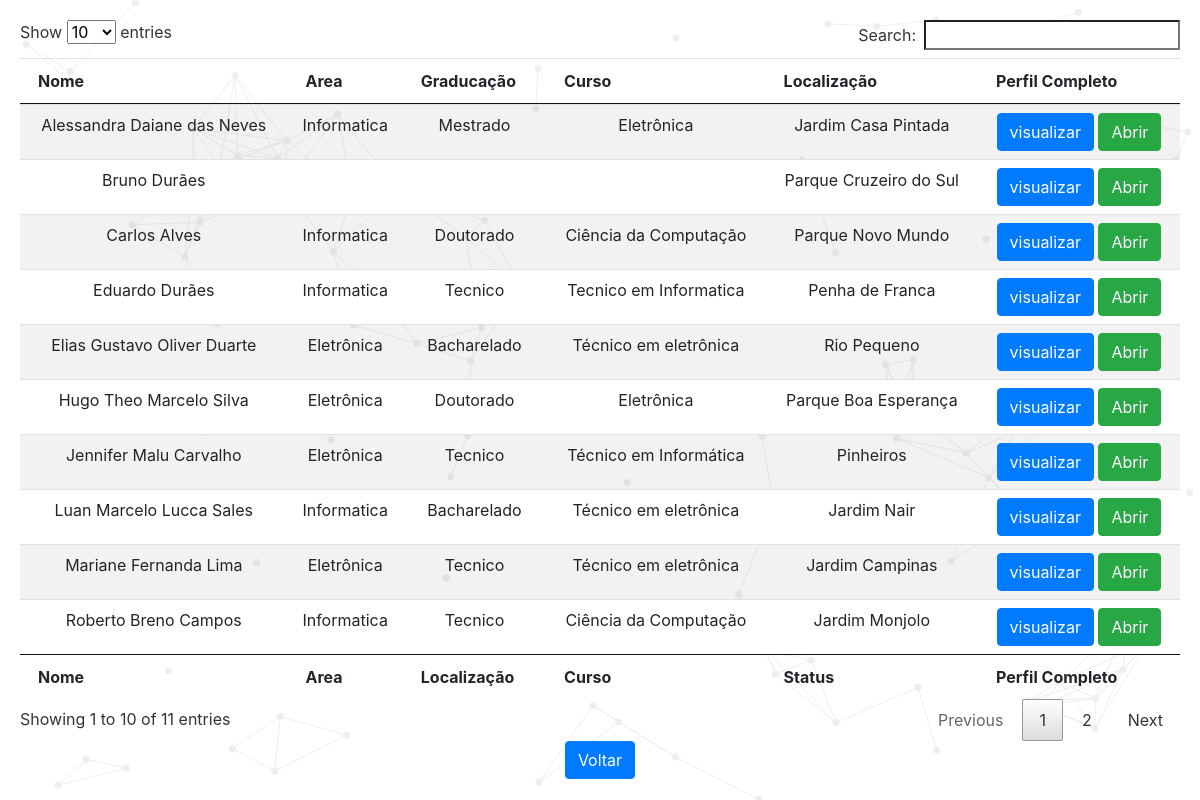
The page /HTML/Pesquisa.php (signed in) on the database its author committed.
### tables this page shows
CREATE TABLE `tb_usuario` (
  `ID_Usuario` int(11) NOT NULL,
  `IMG_Usuario` varchar(30) DEFAULT NULL,
  `name` varchar(255) NOT NULL,
  `DS_Email` varchar(155) NOT NULL,
  `DT_Nascimento` varchar(20) NOT NULL,
  `SEXO` varchar(20) NOT NULL,
  `CPF` varchar(20) NOT NULL,
  `TEL1` varchar(20) NOT NULL,
  `TEL2` varchar(20) NOT NULL,
  `CEP` varchar(10) NOT NULL,
  `address` varchar(155) NOT NULL,
  `Complemento` varchar(155) DEFAULT NULL,
  `DS_Bairro` varchar(155) NOT NULL,
  `DS_Cidade` varchar(155) NOT NULL,
  `DS_Area` varchar(30) DEFAULT NULL,
  `DS_Formacao` varchar(40) DEFAULT NULL,
  `Curso` varchar(155) DEFAULT NULL,
  `Status` varchar(15) DEFAULT NULL,
  `DS_Insitiuicao` varchar(155) DEFAULT NULL,
  `DT_Conclusao` varchar(10) DEFAULT NULL,
  `Disponibilidade` varchar(20) DEFAULT NULL,
  `OBS` varchar(300) DEFAULT NULL,
  `Username` varchar(20) NOT NULL,
  `Senha` varchar(20) NOT NULL,
  `type` varchar(20) NOT NULL,
  `lat` float(10,6) DEFAULT NULL,
  `lng` float(10,6) DEFAULT NULL
);

### HTML/Pesquisa.php (the view, shortened to what this page needs)
<?php
	$servername = "localhost";
	$username = "SistemaTH";
	$password = "14042015";
	$dbname = "SistemaTH";
	$conn = mysqli_connect($servername, $username, $password, $dbname);
	$result_prestadores = "SELECT * FROM TB_Usuario where type='Prestador'";
	$resultadado_prestadores = mysqli_query($conn, $result_prestadores);
?>
<!DOCTYPE html>
<html lang="pt-br">
	<head>
		<link href="CSS/bootstrap.min.css"  rel="stylesheet" type="text/css"/>
		<link rel="stylesheet" href="CSS/jquery.dataTables.min.css">
		<link rel="stylesheet" href="CSS/bootstrap.min.css" type="text/css" />
		<link rel="stylesheet" type="text/css" href="CSS/StylePages.css"/>
	</head>
	<div id="all" align="center" style="margin-left: 20px; margin-right: 20px; margin-top: 20px;" >
		<body>
			<table class="table table-bordred table-striped" id="listar-usuario" class="display" style="width:100%">
				<thead class="">
						<tr>
						<th >Nome</th>
						<th >Area</th>
						<th >Graducação</th>
						<th >Curso</th>
						<th >Localização</th>
						<th >Perfil Completo</th>
					</tr>
				</thead>
				<tbody>
					<?php while($rows_Prestadores = mysqli_fetch_assoc($resultadado_prestadores)){ ?>
						<tr>
							<td align="center"><?php echo $rows_Prestadores['name']; ?></td>
							<td align="center"><?php echo $rows_Prestadores['DS_Area']; ?></td>
							<td align="center"><?php echo $rows_Prestadores['DS_Formacao']; ?></td>
							<td align="center"><?php echo $rows_Prestadores['Curso']; ?></td>
							<td align="center"><?php echo $rows_Prestadores['DS_Bairro']; ?></td>
							<td align="center">
								<button type="button" class="btn btn-xs btn-primary" data-toggle="modal" data-target="#myModal<?php echo $rows_Prestadores['ID_Usuario']; ?>">visualizar</button>
	                           	<a target="_blank" href="ExibicaodePerfis.php?id=<?php echo $rows_Prestadores['ID_Usuario']; ?>"><button type="button" class="btn btn-xs btn-success">Abrir</button></a>
	                        </td>
						</tr>
					<?php } ?>
				</tbody>
				<tfoot>
			        <tr>
				     <th >Nome</th>
					 <th >Area</th>
					 <th >Localização</th>
					 <th >Curso</th>
					 <th >Status</th>
					 <th >Perfil Completo</th>
			        </tr>
		       </tfoot>
	    	</table>
		</body>
		<a href="javascript:history.back()" class="btn btn-primary">Voltar</a>
	</div>
	<div id="particles"></div>
</html>

### HTML/CSS/StylePages.css (style rules this page uses)
#particles { width: 100%; height: 100%; overflow: hidden; top: 0; bottom: 0; left: 0; right: 0; position: absolute; z-index: -2; }

### HTML/Pesquisa.php (style rules this page uses)
body { background-image: url(IMG/) }

### rows shown on the page
tb_usuario: name "Bruno Durães", DS_Bairro "Parque Cruzeiro do Sul"
tb_usuario: name "Eduardo Durães", DS_Area "Informatica", DS_Formacao "Tecnico", Curso "Tecnico em Informatica", DS_Bairro "Penha de Franca"
tb_usuario: name "Carlos Alves", DS_Area "Informatica", DS_Formacao "Doutorado", Curso "Ciência da Computação", DS_Bairro "Parque Novo Mundo"
tb_usuario: name "Mariane Fernanda Lima", DS_Area "Eletrônica", DS_Formacao "Tecnico", Curso "Técnico em eletrônica", DS_Bairro "Jardim Campinas"
tb_usuario: name "Hugo Theo Marcelo Silva", DS_Area "Eletrônica", DS_Formacao "Doutorado", Curso "Eletrônica", DS_Bairro "Parque Boa Esperança"
tb_usuario: name "Luan Marcelo Lucca Sales", DS_Area "Informatica", DS_Formacao "Bacharelado", Curso "Técnico em eletrônica", DS_Bairro "Jardim Nair"
tb_usuario: name "Elias Gustavo Oliver Duarte", DS_Area "Eletrônica", DS_Formacao "Bacharelado", Curso "Técnico em eletrônica", DS_Bairro "Rio Pequeno"
tb_usuario: name "Roberto Breno Campos", DS_Area "Informatica", DS_Formacao "Tecnico", Curso "Ciência da Computação", DS_Bairro "Jardim Monjolo"
tb_usuario: name "Jennifer Malu Carvalho", DS_Area "Eletrônica", DS_Formacao "Tecnico", Curso "Técnico em Informática", DS_Bairro "Pinheiros"
tb_usuario: name "Alessandra Daiane das Neves", DS_Area "Informatica", DS_Formacao "Mestrado", Curso "Eletrônica", DS_Bairro "Jardim Casa Pintada"
